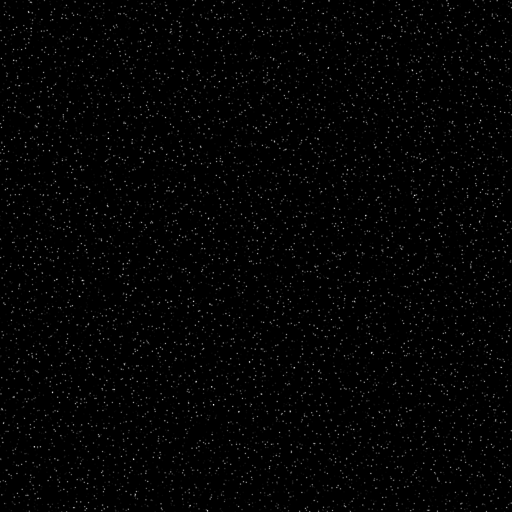
%> input picture images/rankine1.png, 512 x 512 px, given in place of rankine1.tiff, which was not available
$ octave wavelet_image.m   (GNU Octave 9; MATLAB toolbox functions it lacks are replaced by stand-ins)
%> lines starting %> are read from the running program, lines starting %| are printed output that depends on the picture; pictures that were not available may be replaced by others from this repository, and a replacement may not be noted
close('all');
clear;

%% loading image

img_id = "rankine1";
ext = ".tiff";
img = imread("images/tiff/"+img_id+ext);
%> img is the input picture: size 512x512x3 uint8; min 0, max 234, mean 3.6
img = rgb2gray(img(:,:,1:3));
%> img: size 512x512 uint8

figure();
subplot(131)
imshow(img(1:50,1:50));
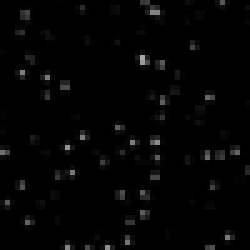
%> displayed picture: size 50x50, on the screen's scale of 0 to 255 (shown 5 times larger); min 0, max 167, mean 4
title('img(1:50,1:50)')
xlabel('x [px]')
ylabel('y [px]')
hold on;

%% adding noise

mean = 0;
var = 0.01;
imgn = imnoise(img, 'gaussian',mean,var);
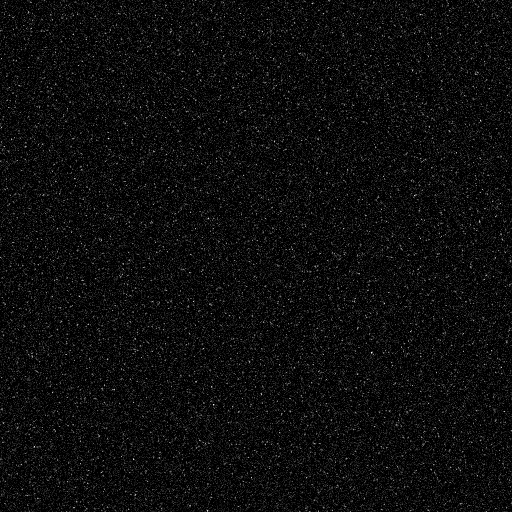
%> imgn: size 512x512 uint8; min 0, max 255, mean 12.9
subplot(132)
imshow(imgn(1:50,1:50))
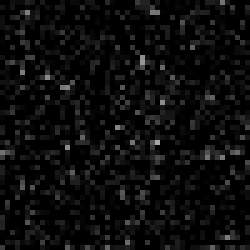
%> displayed picture: size 50x50, on the screen's scale of 0 to 255 (shown 5 times larger); min 0, max 167, mean 12.5
xlabel('x [px]')
ylabel('y [px]')
title("img(1:50,1:50) + noise")

%% denoising

%> (the run ends here)

$ run again, with images/rankine2.png copied over images/rankine1.png
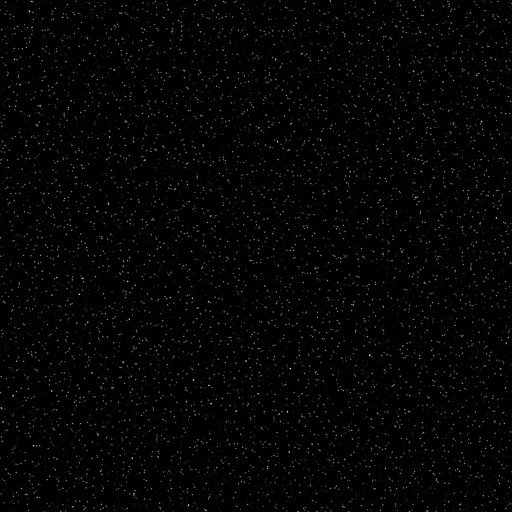
%> input picture images/rankine2.png, 512 x 512 px, given in place of rankine1.tiff, which was not available
%> img is the input picture: size 512x512x3 uint8; min 0, max 223, mean 3.6
%> img: size 512x512 uint8
%> `imgn = imnoise(img, 'gaussian',mean,var);`:
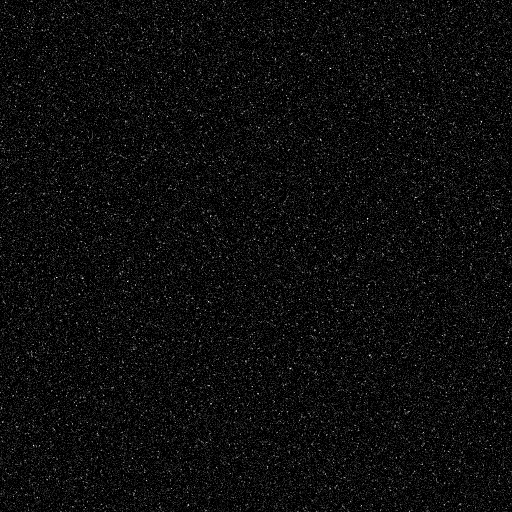
%> imgn: size 512x512 uint8; min 0, max 251, mean 12.9
%> `imshow(imgn(1:50,1:50))`:
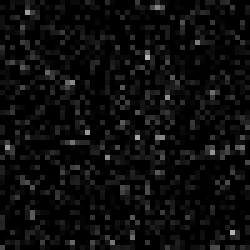
%> displayed picture: size 50x50, on the screen's scale of 0 to 255 (shown 5 times larger); min 0, max 179, mean 12.5

$ run again, with images/piv-synth1.png copied over images/rankine1.png
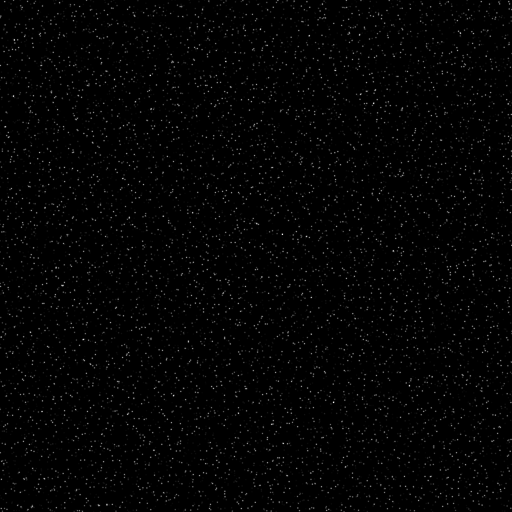
%> input picture images/piv-synth1.png, 512 x 512 px, given in place of rankine1.tiff, which was not available
%> img is the input picture: size 512x512x3 uint8; min 0, max 236, mean 3.6
%> img: size 512x512 uint8
%> `imgn = imnoise(img, 'gaussian',mean,var);`:
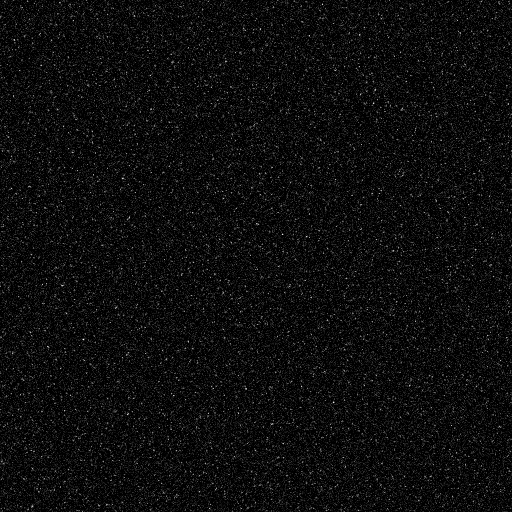
%> imgn: size 512x512 uint8; min 0, max 255, mean 12.9
%> `imshow(imgn(1:50,1:50))`:
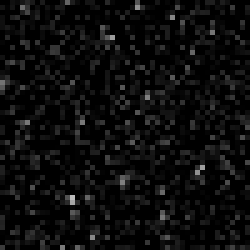
%> displayed picture: size 50x50, on the screen's scale of 0 to 255 (shown 5 times larger); min 0, max 186, mean 12.6
